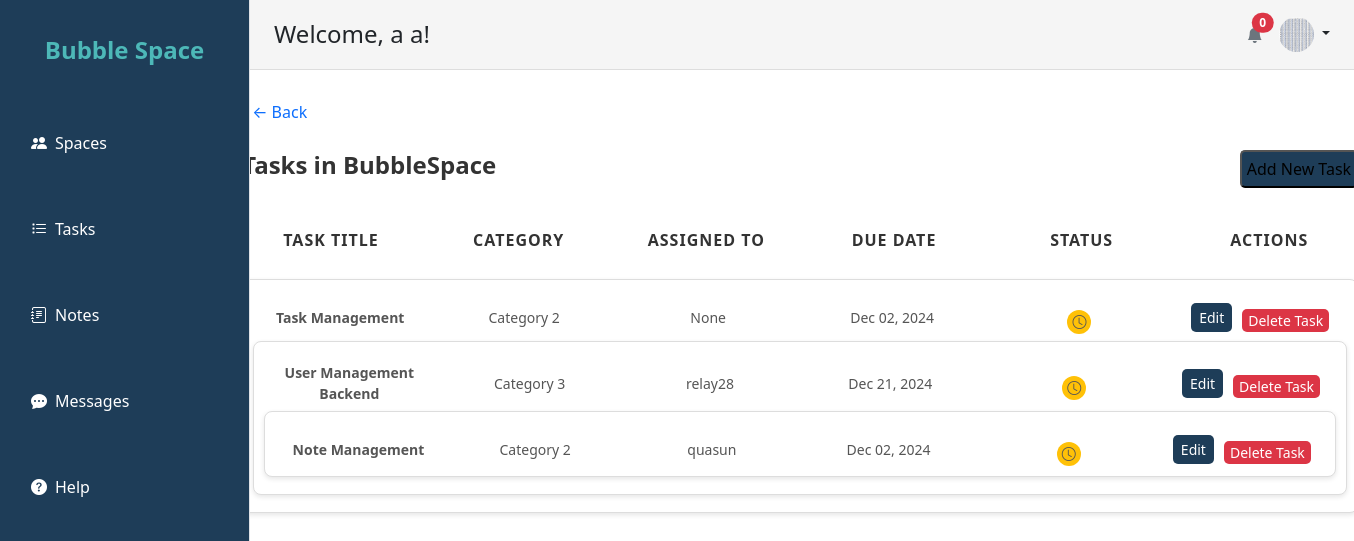
/bubblespace/projects/2/tasks/ (signed in), run on the app's committed database.
### Login/models.py (models this page shows, shortened)
class Users_Account(AbstractBaseUser, PermissionsMixin):
    username = models.CharField(max_length=30, unique=True)
    fname = models.CharField(max_length=50)
    lname = models.CharField(max_length=50)
    gender = models.CharField(max_length=20)
    birthDate = models.DateField()
    profile_picture = models.ImageField(upload_to='profile_pics/', blank=True, null=True)
    is_active = models.BooleanField(default=True)
    is_staff = models.BooleanField(default=False)
    email = models.EmailField(unique=True)  # Added email field
    joined_date = models.DateField(auto_now_add=True)
    objects = UsersAccountManager()
    USERNAME_FIELD = 'username'
    REQUIRED_FIELDS = ['fname', 'lname',"birthDate","gender"]
    def __str__(self):
        return self.username

### Projects/models.py (models this page shows, shortened)
class Project(models.Model):
    STATUS_CHOICES = [
        ('Pending', 'Pending'),
        ('Ongoing', 'Ongoing'),
        ('Completed', 'Completed'),
        ('Cancelled', 'Cancelled'),
    ]
    ProjectId = models.AutoField(primary_key=True)
    Title = models.CharField(max_length=255)
    Description = models.CharField(max_length=1000)
    Status = models.CharField(max_length=10, choices=STATUS_CHOICES, default='Pending')

### Tasks/models.py (models this page shows, shortened)
class Task(models.Model):
    title = models.CharField(max_length=255)
    CATEGORY_CHOICES = [
        ('Category 1', 'Category 1'),
        ('Category 2', 'Category 2'),
        ('Category 3', 'Category 3'),
        ('Category 4', 'Category 4'),
        ('Category 5', 'Category 5'),
    ]
    STATUS_CHOICES = [
        ('green', 'Completed'),
        ('yellow', 'Ongoing'),
        ('red', 'Todo'),
    ]
    task_id = models.AutoField(primary_key=True)
    category = models.CharField(max_length=20, choices=CATEGORY_CHOICES)
    due_date = models.DateField()
    description = models.TextField()
    status = models.CharField(max_length=10, choices=STATUS_CHOICES)
    assigned_to = models.ForeignKey(Users_Account, on_delete=models.SET_NULL, null=True, blank=True)
    is_read = models.BooleanField(default=False)
    created_by = models.ForeignKey(
        settings.AUTH_USER_MODEL,
        on_delete=models.CASCADE,
        related_name='tasks',
    )
    project = models.ForeignKey(
        'Projects.Project',
        on_delete=models.CASCADE,
        related_name='tasks',
        null=True,
        blank=True
    )

### Projects/views.py (the view)
# urls.py: path('<int:pk>/tasks/', views.project_tasks, name='project_tasks'),
def project_tasks(request, pk):
    project = get_object_or_404(Project, pk=pk)
    tasks = Task.objects.filter(project=project)
    form = ProjectTaskForm(project=project)
    users = Users_Account.objects.all()
    return render(request, 'Projects/project_list.html', {'project': project, 'tasks': tasks , 'form':form , 'users': users})

### Tasks/context_processors.py (called while the page is built)
def notifications_context(request):
    if request.user.is_authenticated:
        nearing_deadline_tasks = Task.objects.filter(
            created_by=request.user,
            project__isnull=True,
            due_date__lte=now() + timedelta(days=1),
            due_date__gte=now()
        )
        return {'nearing_deadline_tasks': nearing_deadline_tasks}
    return {}

### Projects/templates/projects/project_list.html (shortened to what this page needs)
{% load static %}
<!DOCTYPE html>
<html lang="en">
<head>
    <link rel="stylesheet" href="{% static 'css/project_list.css' %}">
</head>
<body>
    {% include "base.html" %}
    <div class="container">
        <div class="back-button-container" style="margin: 10px;">
            <a href="#" onclick="history.back(); return false;" class="btn-back" style="text-decoration: none;">
                &larr; Back
            </a>
        </div>
        <div class="d-flex justify-content-between align-items-center mb-4">
            <h1 class="h1" style="font-size: 24px; font-weight: bold; color: #333;">Tasks in {{ project.Title }}</h1>
            <button id="addTaskButton" class="btn-add" style="padding: 5px; background-color: var(--primary-color); border-radius: 5px;">
                Add New Task
            </button>
        </div>
        <div class="task-list-header">
            <div>Task Title</div>
            <div>Category</div>
            <div>Assigned To</div>
            <div>Due Date</div>
            <div>Status</div>
            <div>Actions</div>
        </div>
        <div class="task-list-container">
            {% if tasks %}
                {% for task in tasks %}
                <div class="task-item" id="task-{{ task.pk }}">
                    <div class="task-item-content">
                        <span><strong>{{ task.title }}</strong></span>
                        <span>{{ task.category }}</span>
                        <span>{{ task.assigned_to }}</span>
                        <span>{{ task.due_date|date:"M d, Y" }}</span>
                        <span class="status-icon-container">
                            <div class="status-icon {% if task.status == 'green' %}bg-success{% elif task.status == 'yellow' %}bg-warning{% else %}bg-danger{% endif %}"
                                data-task-id="{{ task.pk }}" data-status="{{ task.status }}">
                                {% if task.status == 'green' %}
                                <i class="bi bi-check-circle" style="font-size: 14px;"></i>
                                {% elif task.status == 'yellow' %}
                                <i class="bi bi-clock" style="font-size: 14px;"></i>
                                {% else %}
                                <i class="bi bi-list-check" style="font-size: 14px;"></i>
                                {% endif %}
                            </div>
                        </span>
                        <div style="display: flex; gap: 10px; margin-right: auto; margin-left: auto; align-items: end;">
                            <button class="btn btn-link btn-sm edit-task-btn btn-edit" data-task-id="{{ task.task_id }}">
                                Edit
                            </button>
                            <form action="/bubblespace/projects/project_tasks/delete/{{ task.task_id }}/" method="POST" class="delete-task-form">
                                <button type="button" class="delete-task-btn btn-delete-task" data-task-id="{{ task.task_id }}">
                                    Delete Task
                                </button>
                            </form>
                        </div>
                    </div>
                {% endfor %}
            {% else %}
                <p>No tasks found for this project.</p>
            {% endif %}
        </div>
    </div>
</body>
</html>

### Login/templates/base.html (shortened to what this page needs)
<!DOCTYPE html>
<html lang="en">
<head>
    {% load static %}
    <link href="https://cdn.jsdelivr.net/npm/bootstrap@5.3.0-alpha1/dist/css/bootstrap.min.css" rel="stylesheet">
    <link href="https://cdn.jsdelivr.net/npm/bootstrap-icons/font/bootstrap-icons.css" rel="stylesheet">
    <link rel="stylesheet" href="{% static 'base2.css' %}">
</head>
<body>
    <div class="d-flex">
        <aside class="bg-theme border-end" style="width: 250px; position: fixed; top: 0; left: 0; height: 100vh;">
            <div class="p-3">
                <div class="text-center mb-5">
                    <a href="{% url 'home' %}" class="text-decoration-none">
                        <h2 class="text-theme">Bubble Space</h2>
                    </a>
                </div>
                <nav>
                    <ul class="nav flex-column">
                        <li class="nav-item mb-3">
                            <a href="{% url 'team_list' %}" class="nav-link d-flex align-items-center">
                                <i class="bi bi-people-fill me-2"></i> Spaces
                            </a>
                        </li>
                        <li class="nav-item mb-3">
                            <a href="{% url 'task_list' %}" class="nav-link d-flex align-items-center">
                                <i class="bi bi-list-task me-2"></i> Tasks
                            </a>
                        </li>
                        <li class="nav-item mb-3">
                            <a href="{% url 'notes_list' %}" class="nav-link d-flex align-items-center">
                                <i class="bi bi-journal-text me-2"></i> Notes
                            </a>
                        </li>
                        <li class="nav-item mb-3">
                            <a href="{% url 'chat_list' %}" class="nav-link d-flex align-items-center">
                                <i class="bi bi-chat-dots-fill me-2"></i> Messages
                            </a>
                        </li>
                        <li class="nav-item">
                            <a href="{% url 'help' %}" class="nav-link d-flex align-items-center">
                                <i class="bi bi-question-circle-fill me-2"></i> Help
                            </a>
                        </li>
                    </ul>
                </nav>
            </div>
        </aside>
        <div style="margin-left: 250px; width: calc(100% - 250px);">
            <header class="d-flex align-items-center justify-content-between px-4 py-3 header bg-theme"
                style="position: fixed; top: 0; left: 250px; width: calc(100% - 250px);">
                <div>
                    <h4 class="mb-0">Welcome, {{ user.fname }} {{ user.lname }}!</h4>
                </div>
                <div class="d-flex align-items-center">
                    <div class="dropdown me-3">
                        <a href="#" class="d-block text-decoration-none position-relative" id="notificationDropdown"
                            data-bs-toggle="dropdown" aria-expanded="false">
                            <i class="bi bi-bell-fill text-secondary"></i>
                            <span class="position-absolute top-0 start-100 translate-middle badge rounded-pill bg-danger">
                                {{ nearing_deadline_tasks.count }}
                            </span>
                        </a>
                    </div>
                    <div class="dropdown">
                        <a href="#" class="d-block link-dark text-decoration-none dropdown-toggle" id="profileDropdown"
                            data-bs-toggle="dropdown" aria-expanded="false">
                            {% if user.profile_picture %}
                                <img src="{{ user.profile_picture.url }}" alt="Profile Picture"
                                    class="rounded-circle" style="width: 35px; height: 35px;">
                            {% else %}
                                <span class="bg-secondary text-white rounded-circle d-inline-block text-center"
                                    style="width: 35px; height: 35px; line-height: 35px;">
                                    <i class="bi bi-person-fill"></i>
                                </span>
                            {% endif %}
                        </a>
                    </div>
                </div>
            </header>
            <div id="main-content" class="container mt-5 pt-5">
            </div>
        </div>
    </div>
</body>
</html>

### Projects/static/css/project_list.css (style rules this page uses)
.container { position: absolute; width: 30vw; left: 17%; }
.task-item { border: 1px solid #ddd; padding: 10px; margin: 7px 0; border-radius: 8px; background-color: #fff; display: flex; flex-direction: column; box-shadow: 0 2px 5px rgba(0, 0, 0, 0.1); }
.task-list-header { display: grid; grid-template-columns: 1fr 1fr 1fr 1fr 1fr 1fr; gap: 10px; margin-bottom: 15px; font-size: 16px; font-weight: bold; color: #333; }
.task-list-header div { text-transform: uppercase; letter-spacing: 1px; text-align: center; }
.task-item-content { display: grid; grid-template-columns: 1fr 1fr 1fr 1fr 1fr 1fr; gap: 10px; align-items: center; margin-top: 10px; font-size: 14px; color: #555; }
.task-item-content span { display: block; text-align: center; }
.status-icon-container { display: flex; justify-content: center; margin-top: 10px; }
.status-icon { width: 24px; height: 24px; border-radius: 50%; display: flex; justify-content: center; margin-left: 45%; align-items: center; cursor: pointer; font-size: 14px; transition: background-color 0.3s ease; }
.task-list-container { display: flex; flex-direction: column; gap: 20px; margin-top: 20px; }
.container { margin: 20px; }

### Login/static/base2.css (style rules this page uses)
:root { --primary-color: #1e3d58; --secondary-color: #4db8b8; --background-color: #f5f5f5; --text-color: #333; --accent-color: #ff7043; }
aside { background-color: var(--primary-color); color: white; position: fixed; top: 0; left: 0; width: 250px; height: 100vh; transition: all 0.3s ease; z-index: 100; }
aside h2 { font-size: 1.5rem; font-weight: bold; margin: 20px auto; text-align: center; color: var(--secondary-color); }
.nav-link { color: white; font-weight: 500; padding: 10px 15px; transition: all 0.2s ease; display: flex; align-items: center; border-radius: 5px; }
#main-content { margin-left: 0%; padding: 20px; background-color: rgb(255, 255, 255); color: var(--text-color); margin-bottom: 5%; transition: margin-left 0.3s ease; height: 10%; width: auto; box-sizing: border-box; margin-top: 0; }
.header { background-color: var(--background-color); border-bottom: 1px solid #ddd; padding: 10px 20px; display: flex; justify-content: space-between; align-items: center; position: fixed; top: 0; left: 250px; width: calc(100% - 250px); transition: all 0.3s ease; z-index: 50; }
.d-flex { padding-top: 0; height: 70px; }

### Projects/templates/projects/project_list.html (style rules this page uses)
.btn-edit { background-color: var(--primary-color); color: #fff; text-decoration: none; display: inline-block; transition: transform 0.3s ease, background-color 0.3s ease; border: none; border-radius: 5px; }
.btn-delete-task { background-color: #dc3545; color: #fff; text-decoration: none; display: inline-block; transition: transform 0.3s ease, background-color 0.3s ease; border: none; border-radius: 5px; }

### data on the page
Users_Account: fname "a", lname "a", profile_picture (picture)
Project: Title "BubbleSpace"
Task: title "Task Management", category "Category 2", assigned_to "None", due_date "Dec 02, 2024", status "yellow" (drawn)
Task: title "User Management Backend", category "Category 3", assigned_to "relay28", due_date "Dec 21, 2024", status "yellow" (drawn)
Task: title "Note Management", category "Category 2", assigned_to "quasun", due_date "Dec 02, 2024", status "yellow" (drawn)

### other printed values
{{ nearing_deadline_tasks.count }} "0"
